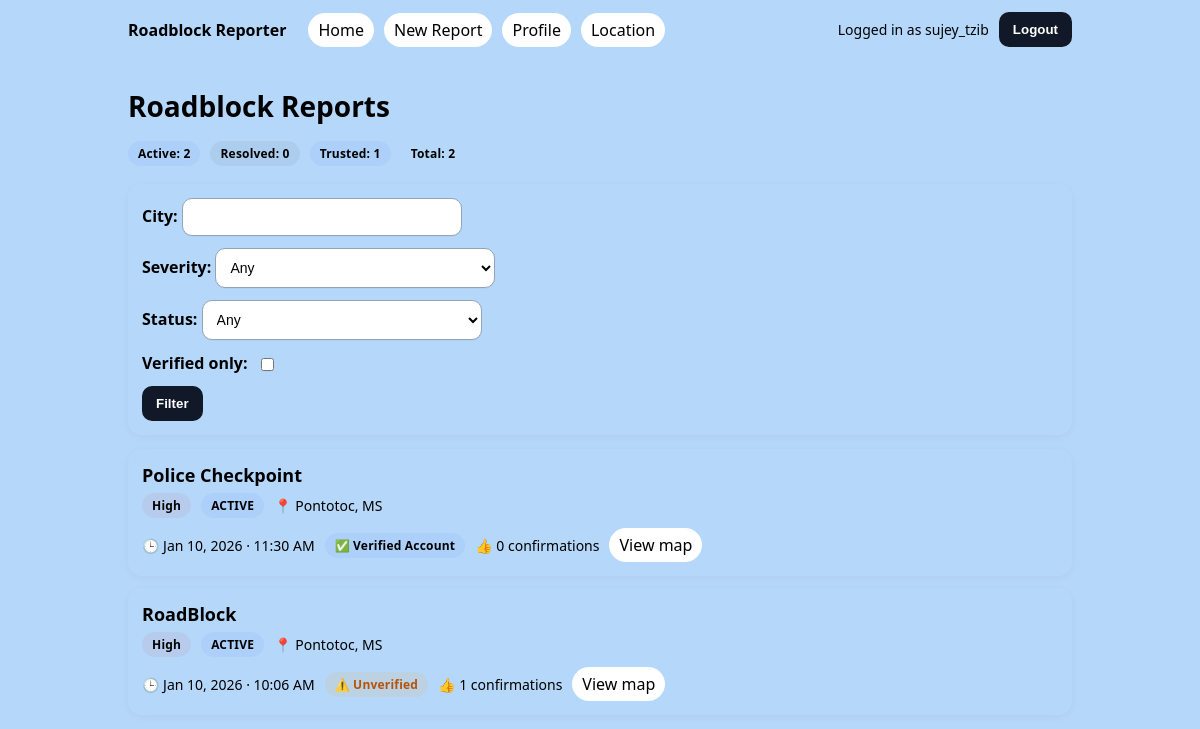
The app's page / (signed in), older data.
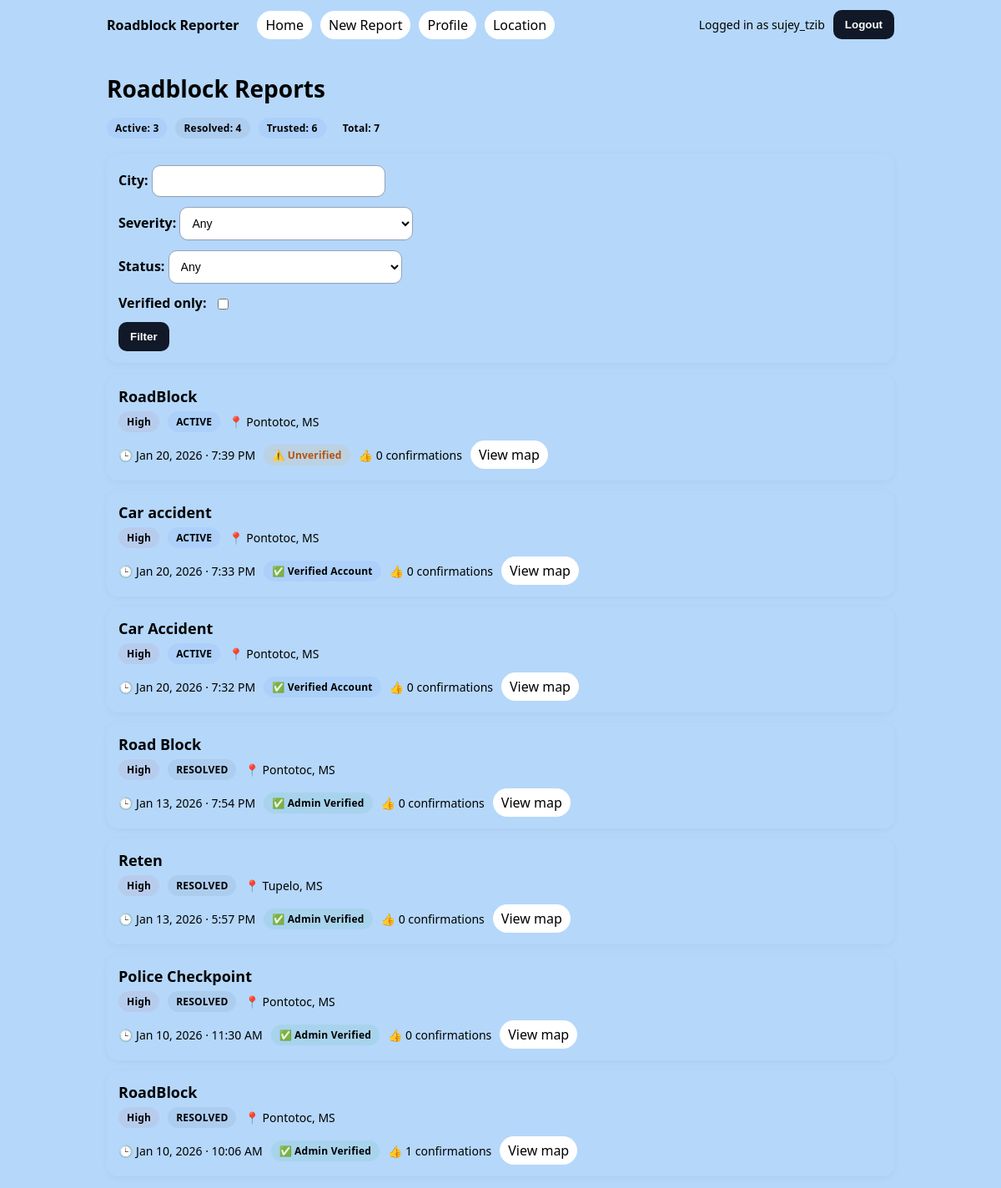
The same page, newer data.
### app/models.py (models this page shows, shortened)
class RoadblockReport(models.Model):
    SEVERITY_CHOICES = [
        ("LOW", "Low"),
        ("MED", "Medium"),
        ("HIGH", "High"),
    ]
    STATUS_CHOICES = [
        ("ACTIVE", "Active"),
        ("RESOLVED", "Resolved"),
    ]
    owner = models.ForeignKey(User, on_delete=models.CASCADE, related_name="roadblock_reports")
    title = models.CharField(max_length=80)
    description = models.TextField()
    road_name = models.CharField(max_length=120)
    nearby_place = models.CharField(max_length=120, blank=True)
    city = models.CharField(max_length=80)
    state = models.CharField(max_length=2, null=True, blank=True)
    severity = models.CharField(max_length=4, choices=SEVERITY_CHOICES, default="LOW")
    status = models.CharField(max_length=8, choices=STATUS_CHOICES, default="ACTIVE")
    verified = models.BooleanField(default=False)
    created_at = models.DateTimeField(auto_now_add=True)
    class Meta:
        permissions = [
            ("can_view_moderation", "Can view moderation dashboard"),
            ("can_verify_report", "Can verify roadblock reports"),
            ("can_resolve_report", "Can resolve roadblock reports"),
        ]

### app/views.py (the view)
# urls.py: path("", ReportListView.as_view(), name="report-list"),
class ReportListView(LoginRequiredMixin, ListView):
    model = RoadblockReport
    template_name = "roadblocks/report_list.html"
    context_object_name = "reports"
    def get_queryset(self):
        qs = RoadblockReport.objects.all().order_by("-created_at")
        user = self.request.user
        if not (user.is_staff or user.is_superuser):
            profile = getattr(user, "profile", None)
            if not profile or not profile.state:
                return RoadblockReport.objects.none()
            qs = qs.filter(state__iexact=profile.state)
        form = RoadblockFilterForm(self.request.GET)
        if form.is_valid():
            city = (form.cleaned_data.get("city") or "").strip()
            severity = form.cleaned_data.get("severity") or ""
            status = form.cleaned_data.get("status") or ""
            verified_only = form.cleaned_data.get("verified_only") or False
            if city:
                qs = qs.filter(city__icontains=city)
            if severity:
                qs = qs.filter(severity=severity)
            if status:
                qs = qs.filter(status=status)
            if verified_only:
                qs = qs.filter(Q(verified=True) | Q(owner__profile__is_verified=True))
        if self.request.user.is_staff or self.request.user.is_superuser:
            return qs
        return qs
    def get_context_data(self, **kwargs):
        ctx = super().get_context_data(**kwargs)
        ctx["filter_form"] = RoadblockFilterForm(self.request.GET)
        profile = getattr(self.request.user, "profile", None)
        ctx["needs_location"] = (not profile or not profile.state)
        if profile and profile.state:
            base_qs = RoadblockReport.objects.filter(state__iexact=profile.state)
            ctx["stats"] = {
                "total": base_qs.count(),
                "active": base_qs.filter(status="ACTIVE").count(),
                "resolved": base_qs.filter(status="RESOLVED").count(),
                "trusted": base_qs.filter(Q(verified=True) | Q(owner__profile__is_verified=True)).count(),
            }
        else:
            ctx["stats"] = {"total": 0, "active": 0, "resolved": 0, "trusted": 0}
        return ctx

### app/forms.py
class RoadblockFilterForm(forms.Form):
    city = forms.CharField(required=False)
    severity = forms.ChoiceField(
        required=False,
        choices=[("", "Any")] + RoadblockReport.SEVERITY_CHOICES,
    )
    status = forms.ChoiceField(
        required=False,
        choices=[("", "Any")] + RoadblockReport.STATUS_CHOICES,
    )
    verified_only = forms.BooleanField(required=False)

### app/templates/roadblocks/report_list.html (shortened to what this page needs)
{% extends "base.html" %}
{% block content %}
<h2 class="page-title">Roadblock Reports</h2>
<div class="row" style="margin: 10px 0 18px;">
  <span class="badge badge-active">Active: {{ stats.active }}</span>
  <span class="badge badge-resolved">Resolved: {{ stats.resolved }}</span>
  <span class="badge badge-acc">Trusted: {{ stats.trusted }}</span>
  <span class="badge">Total: {{ stats.total }}</span>
</div>
<div class="card form-card">
  <form method="get" class="filter-form">
    {{ filter_form.as_p }}
    <button type="submit">Filter</button>
  </form>
</div>
<div class="stack">
  {% for report in reports %}
    <div class="card">
      <div class="report-title">
        <a href="{% url 'report-detail' report.id %}">{{ report.title }}</a>
      </div>
      <div class="row">
        <span class="badge badge-{{ report.severity|lower }}">
          {{ report.get_severity_display }}
        </span>
        <span class="badge {% if report.status == 'ACTIVE' %}badge-active{% else %}badge-resolved{% endif %}">
          {{ report.status }}
        </span>
        <span class="meta">📍 {{ report.city }}, {{ report.state }}</span>
      </div>
      <div class="row" style="margin-top:10px;">
        <span class="meta">🕒 {{ report.created_at|date:"M d, Y · g:i A" }}</span>
        {% if report.verified %}
          <span class="badge badge-admin">✅ Admin Verified</span>
        {% elif report.owner.profile.is_verified %}
          <span class="badge badge-acc">✅ Verified Account</span>
        {% else %}
          <span class="badge badge-unv">⚠️ Unverified</span>
        {% endif %}
        <span class="meta">👍 {{ report.confirmations.count }} confirmations</span>
        <a class="nav-pill" target="_blank"
            href="https://www.google.com/maps/search/?api=1&query={{ report.road_name|urlencode }}+{% if report.nearby_place %}near+{{ report.nearby_place|urlencode }}+{% endif %}{{ report.city|urlencode }}+{{ report.state|urlencode }}">
          View map
        </a>
      </div>
    </div>
  {% empty %}
    <div class="card">
      <p class="meta">No reports found.</p>
    </div>
  {% endfor %}
</div>
{% endblock %}

### app/templates/base.html (shortened to what this page needs)
{% load static %}
<!DOCTYPE html>
<html>
<head>
  <link rel="stylesheet" href="{% static 'app/styles.css' %}?v=5">
</head>
<body>
  <div class="nav">
    <div class="nav-inner">
      <div class="nav-left">
        {% if user.is_authenticated %}
        <a class="brand" href="{% url 'report-list' %}">Roadblock Reporter</a>
          <div class="nav-links">
            <a class="nav-pill" href="{% url 'report-list' %}">Home</a>
            <a class="nav-pill" href="{% url 'report-create' %}">New Report</a>
            <a class="nav-pill" href="{% url 'edit-contact' %}">Profile</a>
            {% if not user.is_staff and not user.is_superuser %}
                <a class="nav-pill" href="{% url 'edit-location' %}">Location</a>
            {% endif %}
          </div>
        {% endif %}
      </div>
      <div class="nav-right">
        {% if user.is_authenticated %}
            <span class="user-chip">Logged in as {{ user.username }}</span>
            <form method="post" action="{% url 'logout' %}">
            <button type="submit">Logout</button>
            </form>
        {% else %}
            {% if request.resolver_match.url_name != "login" and request.resolver_match.url_name != "signup" %}
            <a class="nav-pill" href="{% url 'login' %}">Login</a>
            <a class="nav-pill" href="{% url 'signup' %}">Sign Up</a>
            {% endif %}
        {% endif %}
        </div>
    </div>
  </div>
  <div class="container">
    {% block content %}{% endblock %}
  </div>
</body>
</html>

### app/static/app/styles.css (style rules this page uses)
:root { --navh: 60px; --gold: #facc15; --deepblue: #0b1d39; --royal: #1e3a8a; }
* { box-sizing: border-box; }
body { margin: 0; font-family: system-ui, -apple-system, Segoe UI, Roboto, Arial, sans-serif; background:#b5d7fa; color: var(--text); }
a { color: var(--blue); text-decoration: none; }
.container { max-width: 980px; margin: 0 auto; padding: 18px; }
.nav { background: var(--card); border-bottom: 1px solid var(--border); }
.nav-inner { display: flex; align-items: center; justify-content: space-between; gap: 16px; padding: 12px 18px; max-width: 980px; margin: 0 auto; }
.nav-left { display: flex; align-items: center; gap: 10px; flex-wrap: wrap; }
.brand { font-weight: 800; color: var(--text); margin-right: 12px; }
.nav-links { display: flex; gap: 10px; flex-wrap: wrap; }
.nav-pill { padding: 6px 10px; border: 1px solid var(--border); border-radius: 999px; background: #fff; }
.nav-right { display: flex; align-items: center; gap: 10px; }
.user-chip { color: var(--muted); font-size: 14px; }
h1,h2,h3 { margin: 0 0 12px; }
.page-title { font-size: 28px; margin: 10px 0 16px; }
.card { background: var(--card); border: 1px solid var(--border); border-radius: 14px; padding: 14px 14px; box-shadow: 0 2px 10px rgba(0,0,0,0.04); transition: transform 0.12s ease, box-shadow 0.12s ease; }
.stack { display: grid; gap: 12px; }
.report-title { font-size: 18px; font-weight: 750; margin-bottom: 6px; }
.row { display: flex; gap: 10px; flex-wrap: wrap; align-items: center; }
.meta { color: var(--muted); font-size: 14px; }
.badge { display: inline-flex; align-items: center; gap: 6px; border-radius: 999px; border: 1px solid var(--border); padding: 4px 10px; font-size: 12px; font-weight: 700; letter-spacing: .2px; }
.badge-high { border-color: rgba(220,38,38,.25); color: var(--red); background: rgba(220,38,38,.06); }
.badge-active { border-color: rgba(37,99,235,.25); color: var(--blue); background: rgba(37,99,235,.06); }
.badge-resolved { border-color: rgba(100,116,139,.35); color: var(--slate); background: rgba(100,116,139,.10); }
.badge-admin { border-color: rgba(22,163,74,.25); color: var(--green); background: rgba(22,163,74,.08); }
.badge-acc { border-color: rgba(37,99,235,.25); color: var(--blue); background: rgba(37,99,235,.06); }
.badge-unv { border-color: rgba(245,158,11,.35); color: #b45309; background: rgba(245,158,11,.10); }
.form-card { margin-bottom: 14px; }
.card input, .card select, .card textarea, .auth-card input, .auth-card select, .auth-card textarea { width: 100%; padding: 10px 10px; border: 1px solid var(--border); border-color: #13181e; border-radius: 10px; background: #fff; font-size: 14px; box-shadow: 0 1px 0 rgba(0,0,0,.03); }
button { border: 1px solid var(--border); background: #111827; color: #fff; border-radius: 10px; padding: 10px 14px; font-weight: 700; cursor: pointer; }
.card.form-card p { margin: 0 0 12px; }
.card.form-card input[type="checkbox"] { width: auto; transform: translateY(1px); }
.card.form-card label { font-weight: 600; }
.card.form-card p:has(input[type="checkbox"]) { display: flex; align-items: center; gap: 10px; }
.filter-form input, .filter-form select { width: 280px; max-width: 100%; }
.filter-form p { margin: 0 0 12px; }
.filter-form button { width: auto; }
.filter-form input, .filter-form select { border: 1px solid #cbd5e1; background: #fff; }
input, select, textarea { border: 1px solid #94a3b8 !important; background: #ffffff !important; }

Row changes from the older to the newer data that the page shows:
added RoadblockReport: title "RoadBlock", severity "High", status "ACTIVE", city "Pontotoc", state "MS", created_at "Jan 20, 2026 · 7:39 PM", verified "⚠️ Unverified", confirmations.count "0"
added RoadblockReport: title "Car accident", severity "High", status "ACTIVE", city "Pontotoc", state "MS", created_at "Jan 20, 2026 · 7:33 PM", verified "✅ Verified Account", confirmations.count "0"
added RoadblockReport: title "Car Accident", severity "High", status "ACTIVE", city "Pontotoc", state "MS", created_at "Jan 20, 2026 · 7:32 PM", verified "✅ Verified Account", confirmations.count "0"
added RoadblockReport: title "Road Block", severity "High", status "RESOLVED", city "Pontotoc", state "MS", created_at "Jan 13, 2026 · 7:54 PM", verified "✅ Admin Verified", confirmations.count "0"
added RoadblockReport: title "Reten", severity "High", status "RESOLVED", city "Tupelo", state "MS", created_at "Jan 13, 2026 · 5:57 PM", verified "✅ Admin Verified", confirmations.count "0"
changed RoadblockReport "Police Checkpoint": status "ACTIVE" → "RESOLVED"; verified "✅ Verified Account" → "✅ Admin Verified"
changed RoadblockReport "Jan 10, 2026 · 10:06 AM": status "ACTIVE" → "RESOLVED"; verified "⚠️ Unverified" → "✅ Admin Verified"
Text that changed along with them:
{{ stats.active }}: "2" → "3"
{{ stats.resolved }}: "0" → "4"
{{ stats.trusted }}: "1" → "6"
{{ stats.total }}: "2" → "7"
